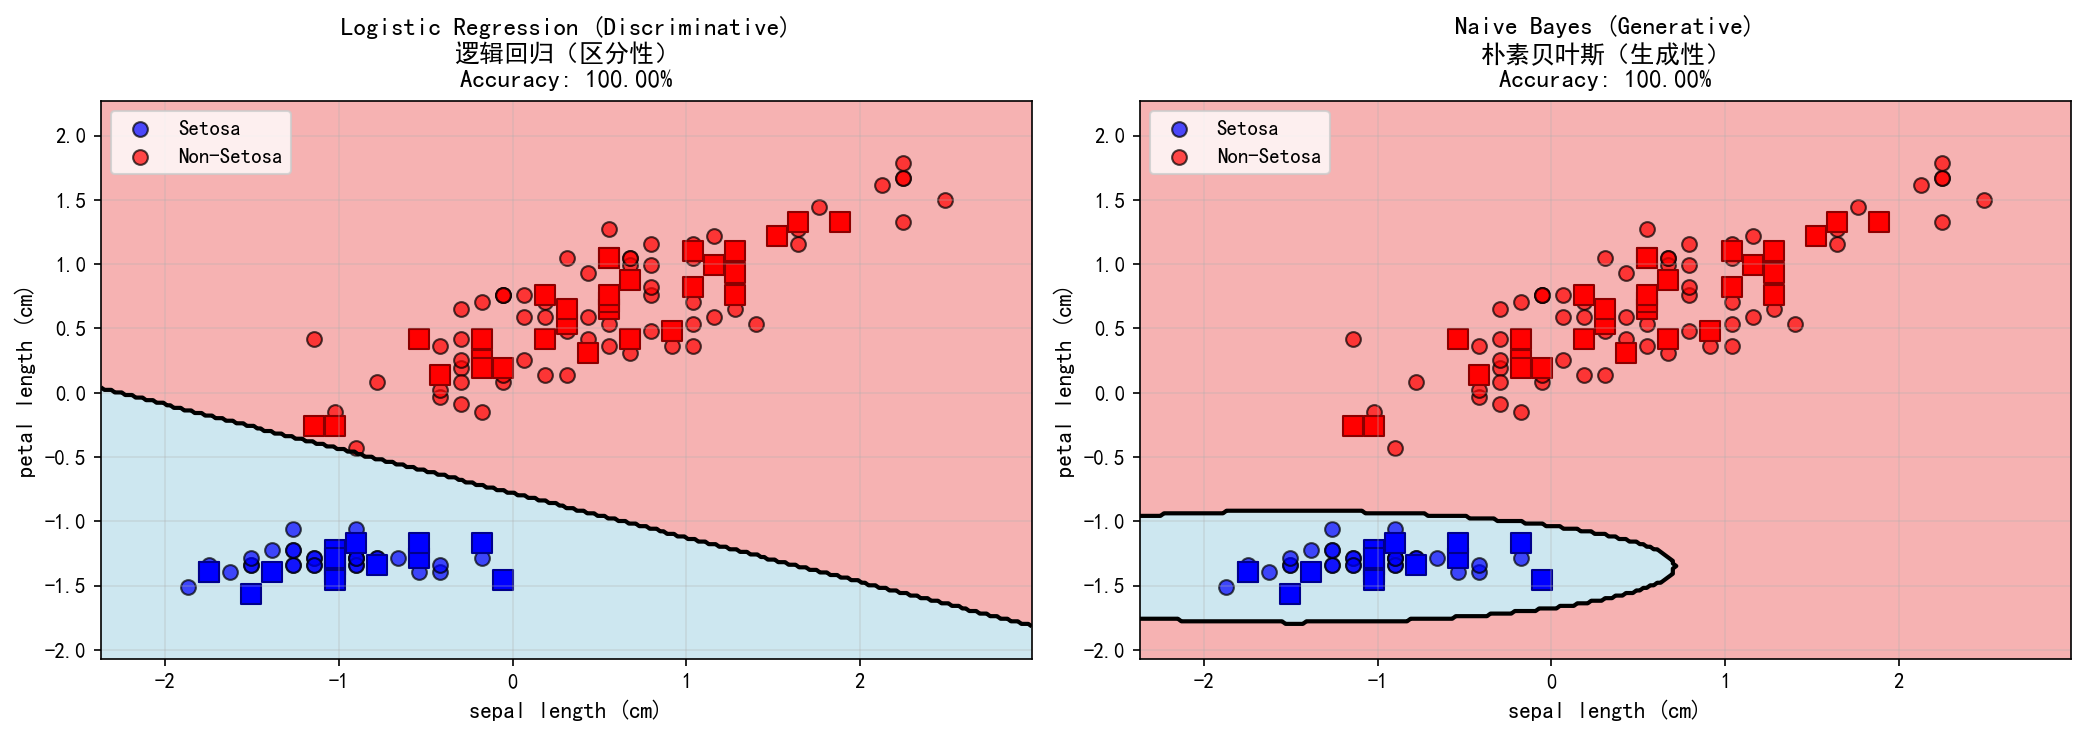

Python code for this plot:
"""
区分性模型 vs 生成性模型：完整对比
===========================================
演示：
  1. 逻辑回归（Logistic Regression） - 区分性模型
  2. 朴素贝叶斯（Naive Bayes） - 生成性模型

核心对比：
  - 区分性：直接学习 P(y|x) 的决策边界
  - 生成性：先学 P(x|y) 和 P(y)，再用贝叶斯公式求 P(y|x)
"""

import numpy as np
import pandas as pd
import matplotlib.pyplot as plt
from sklearn.datasets import load_iris
from sklearn.model_selection import train_test_split
from sklearn.preprocessing import StandardScaler
from sklearn.linear_model import LogisticRegression
from sklearn.naive_bayes import GaussianNB
from sklearn.metrics import accuracy_score, confusion_matrix, classification_report
import seaborn as sns

# 设置中文字体
plt.rcParams['font.sans-serif'] = ['SimHei', 'DejaVu Sans']
plt.rcParams['axes.unicode_minus'] = False

# ==================== 1. 数据准备 ====================
print("=" * 70)
print("区分性模型 vs 生成性模型对比")
print("=" * 70)

iris = load_iris()
X = iris.data
y = iris.target
target_names = iris.target_names

# 二分类：Setosa vs 非Setosa
y_binary = (y != 0).astype(int)
binary_names = ['Setosa', 'Non-Setosa']

# 使用2个特征
feature_indices = [0, 2]  # Sepal Length, Petal Length
X_2d = X[:, feature_indices]

scaler = StandardScaler()
X_2d_scaled = scaler.fit_transform(X_2d)

X_train, X_test, y_train, y_test = train_test_split(
    X_2d_scaled, y_binary, test_size=0.3, random_state=42, stratify=y_binary
)

print(f"\n数据集: {X_train.shape[0]} 训练样本, {X_test.shape[0]} 测试样本")
print(f"类别分布: Setosa={np.sum(y_binary==0)}, Non-Setosa={np.sum(y_binary==1)}")

# ==================== 2. 模型训练 ====================
print("\n" + "=" * 70)
print("2. 模型训练与评估")
print("=" * 70)

# ========== 逻辑回归（区分性模型） ==========
print("\n【逻辑回归 - 区分性模型】")
print("-" * 70)

lr_model = LogisticRegression(random_state=42, max_iter=1000)
lr_model.fit(X_train, y_train)

lr_train_acc = accuracy_score(y_train, lr_model.predict(X_train))
lr_test_acc = accuracy_score(y_test, lr_model.predict(X_test))
lr_pred = lr_model.predict(X_test)
lr_proba = lr_model.predict_proba(X_test)

print(f"训练准确率: {lr_train_acc:.4f}")
print(f"测试准确率: {lr_test_acc:.4f}")
print(f"模型参数:")
print(f"  - 权重 w: {lr_model.coef_[0]}")
print(f"  - 截距 b: {lr_model.intercept_[0]:.4f}")
print(f"  - 决策函数: P(y|x) = σ(w·x + b)")

# ========== 朴素贝叶斯（生成性模型） ==========
print("\n【朴素贝叶斯 - 生成性模型】")
print("-" * 70)

nb_model = GaussianNB()
nb_model.fit(X_train, y_train)

nb_train_acc = accuracy_score(y_train, nb_model.predict(X_train))
nb_test_acc = accuracy_score(y_test, nb_model.predict(X_test))
nb_pred = nb_model.predict(X_test)
nb_proba = nb_model.predict_proba(X_test)

print(f"训练准确率: {nb_train_acc:.4f}")
print(f"测试准确率: {nb_test_acc:.4f}")
print(f"模型参数（per class均值和方差）:")
for i in range(2):
    print(f"  - 类别 {binary_names[i]}:")
    print(f"    均值: {nb_model.theta_[i]}")
    print(f"    方差: {nb_model.var_[i]}")
print(f"  - 先验概率 P(y):")
for i, name in enumerate(binary_names):
    print(f"    P({name}) = {nb_model.class_prior_[i]:.4f}")

# ==================== 3. 性能对比 ====================
print("\n" + "=" * 70)
print("3. 模型性能对比")
print("=" * 70)

comparison_data = {
    '指标': ['训练准确率', '测试准确率', '过拟合度(train-test)'],
    '逻辑回归': [f'{lr_train_acc:.4f}', f'{lr_test_acc:.4f}', f'{lr_train_acc-lr_test_acc:.4f}'],
    '朴素贝叶斯': [f'{nb_train_acc:.4f}', f'{nb_test_acc:.4f}', f'{nb_train_acc-nb_test_acc:.4f}']
}

df_comparison = pd.DataFrame(comparison_data)
print("\n" + df_comparison.to_string(index=False))

# ==================== 4. 决策边界对比可视化 ====================
print("\n生成决策边界对比图...")

h = 0.02
x_min, x_max = X_2d_scaled[:, 0].min() - 0.5, X_2d_scaled[:, 0].max() + 0.5
y_min, y_max = X_2d_scaled[:, 1].min() - 0.5, X_2d_scaled[:, 1].max() + 0.5

xx, yy = np.meshgrid(np.arange(x_min, x_max, h),
                     np.arange(y_min, y_max, h))

fig, axes = plt.subplots(1, 2, figsize=(14, 5))

# ========== 左：逻辑回归 ==========
Z_lr = lr_model.predict(np.c_[xx.ravel(), yy.ravel()])
Z_lr = Z_lr.reshape(xx.shape)

ax = axes[0]
ax.contourf(xx, yy, Z_lr, levels=[0, 0.5, 1], colors=['lightblue', 'lightcoral'], alpha=0.6)
ax.contour(xx, yy, Z_lr, levels=[0.5], colors='black', linewidths=2)

ax.scatter(X_train[y_train == 0, 0], X_train[y_train == 0, 1],
          c='blue', marker='o', label='Setosa', s=50, edgecolors='k', alpha=0.7)
ax.scatter(X_train[y_train == 1, 0], X_train[y_train == 1, 1],
          c='red', marker='o', label='Non-Setosa', s=50, edgecolors='k', alpha=0.7)

ax.scatter(X_test[y_test == 0, 0], X_test[y_test == 0, 1],
          c='blue', marker='s', s=100, edgecolors='darkblue')
ax.scatter(X_test[y_test == 1, 0], X_test[y_test == 1, 1],
          c='red', marker='s', s=100, edgecolors='darkred')

ax.set_xlabel(iris.feature_names[feature_indices[0]], fontsize=11)
ax.set_ylabel(iris.feature_names[feature_indices[1]], fontsize=11)
ax.set_title(f'Logistic Regression (Discriminative)\n逻辑回归（区分性）\nAccuracy: {lr_test_acc:.2%}', fontsize=12, fontweight='bold')
ax.legend(loc='best')
ax.grid(alpha=0.3)

# ========== 右：朴素贝叶斯 ==========
Z_nb = nb_model.predict(np.c_[xx.ravel(), yy.ravel()])
Z_nb = Z_nb.reshape(xx.shape)

ax = axes[1]
ax.contourf(xx, yy, Z_nb, levels=[0, 0.5, 1], colors=['lightblue', 'lightcoral'], alpha=0.6)
ax.contour(xx, yy, Z_nb, levels=[0.5], colors='black', linewidths=2)

ax.scatter(X_train[y_train == 0, 0], X_train[y_train == 0, 1],
          c='blue', marker='o', label='Setosa', s=50, edgecolors='k', alpha=0.7)
ax.scatter(X_train[y_train == 1, 0], X_train[y_train == 1, 1],
          c='red', marker='o', label='Non-Setosa', s=50, edgecolors='k', alpha=0.7)

ax.scatter(X_test[y_test == 0, 0], X_test[y_test == 0, 1],
          c='blue', marker='s', s=100, edgecolors='darkblue')
ax.scatter(X_test[y_test == 1, 0], X_test[y_test == 1, 1],
          c='red', marker='s', s=100, edgecolors='darkred')

ax.set_xlabel(iris.feature_names[feature_indices[0]], fontsize=11)
ax.set_ylabel(iris.feature_names[feature_indices[1]], fontsize=11)
ax.set_title(f'Naive Bayes (Generative)\n朴素贝叶斯（生成性）\nAccuracy: {nb_test_acc:.2%}', fontsize=12, fontweight='bold')
ax.legend(loc='best')
ax.grid(alpha=0.3)

plt.tight_layout()
plt.savefig('discriminative_vs_generative.png', dpi=150, bbox_inches='tight')
print("[OK] 已保存：discriminative_vs_generative.png")
plt.show()  # 用户关闭窗口后继续

# ==================== 5. 混淆矩阵对比 ====================
print("\n生成混淆矩阵对比图...")

fig, axes = plt.subplots(1, 2, figsize=(12, 4))

# 逻辑回归混淆矩阵
cm_lr = confusion_matrix(y_test, lr_pred)
sns.heatmap(cm_lr, annot=True, fmt='d', cmap='Blues', ax=axes[0], cbar=True,
           xticklabels=binary_names, yticklabels=binary_names)
axes[0].set_ylabel('True Label / 真标签')
axes[0].set_xlabel('Predicted Label / 预测标签')
axes[0].set_title(f'Logistic Regression\n逻辑回归 (Accuracy: {lr_test_acc:.2%})', fontweight='bold')

# 朴素贝叶斯混淆矩阵
cm_nb = confusion_matrix(y_test, nb_pred)
sns.heatmap(cm_nb, annot=True, fmt='d', cmap='Greens', ax=axes[1], cbar=True,
           xticklabels=binary_names, yticklabels=binary_names)
axes[1].set_ylabel('True Label / 真标签')
axes[1].set_xlabel('Predicted Label / 预测标签')
axes[1].set_title(f'Naive Bayes\n朴素贝叶斯 (Accuracy: {nb_test_acc:.2%})', fontweight='bold')

plt.tight_layout()
plt.savefig('confusion_matrix_comparison.png', dpi=150, bbox_inches='tight')
print("[OK] 已保存：confusion_matrix_comparison.png")
plt.show()

# ==================== 6. 预测概率分布对比 ====================
print("\n生成预测概率分布对比图...")

fig, axes = plt.subplots(1, 2, figsize=(13, 5))

# 逻辑回归
ax = axes[0]
proba_lr_setosa = lr_proba[:, 0]
ax.hist(proba_lr_setosa[y_test == 0], bins=15, alpha=0.6, label='True Setosa / 真实Setosa', color='blue', edgecolor='black')
ax.hist(proba_lr_setosa[y_test == 1], bins=15, alpha=0.6, label='True Non-Setosa / 真实非Setosa', color='red', edgecolor='black')
ax.axvline(x=0.5, color='black', linestyle='--', linewidth=2, label='Decision Threshold / 决策阈值')
ax.set_xlabel('P(Setosa|x)', fontsize=11)
ax.set_ylabel('Frequency / 频数')
ax.set_title('Logistic Regression - Probability Distribution\n逻辑回归 - 预测概率分布', fontsize=12, fontweight='bold')
ax.legend()
ax.grid(alpha=0.3, axis='y')

# 朴素贝叶斯
ax = axes[1]
proba_nb_setosa = nb_proba[:, 0]
ax.hist(proba_nb_setosa[y_test == 0], bins=15, alpha=0.6, label='True Setosa / 真实Setosa', color='blue', edgecolor='black')
ax.hist(proba_nb_setosa[y_test == 1], bins=15, alpha=0.6, label='True Non-Setosa / 真实非Setosa', color='red', edgecolor='black')
ax.axvline(x=0.5, color='black', linestyle='--', linewidth=2, label='Decision Threshold / 决策阈值')
ax.set_xlabel('P(Setosa|x)', fontsize=11)
ax.set_ylabel('Frequency / 频数')
ax.set_title('Naive Bayes - Probability Distribution\n朴素贝叶斯 - 预测概率分布', fontsize=12, fontweight='bold')
ax.legend()
ax.grid(alpha=0.3, axis='y')

plt.tight_layout()
plt.savefig('probability_distribution_comparison.png', dpi=150, bbox_inches='tight')
print("[OK] 已保存：probability_distribution_comparison.png")
plt.show()

# ==================== 7. 概率热力图对比 ====================
print("\n生成概率热力图对比...")

fig, axes = plt.subplots(1, 2, figsize=(14, 5))

# 逻辑回归概率
Z_lr_proba = lr_model.predict_proba(np.c_[xx.ravel(), yy.ravel()])[:, 0]
Z_lr_proba = Z_lr_proba.reshape(xx.shape)

ax = axes[0]
contourf = ax.contourf(xx, yy, Z_lr_proba, levels=15, cmap='RdBu_r', alpha=0.8)
ax.scatter(X_2d_scaled[y_binary == 0, 0], X_2d_scaled[y_binary == 0, 1],
          c='blue', marker='o', s=40, edgecolors='white', linewidth=0.5, alpha=0.7)
ax.scatter(X_2d_scaled[y_binary == 1, 0], X_2d_scaled[y_binary == 1, 1],
          c='red', marker='^', s=40, edgecolors='white', linewidth=0.5, alpha=0.7)
ax.set_xlabel(iris.feature_names[feature_indices[0]], fontsize=11)
ax.set_ylabel(iris.feature_names[feature_indices[1]], fontsize=11)
ax.set_title('Logistic Regression - P(Setosa|x) Heatmap\n逻辑回归 - P(Setosa|x) 热力图', fontsize=12, fontweight='bold')
cbar = plt.colorbar(contourf, ax=ax)
cbar.set_label('Probability / 概率', fontsize=10)

# 朴素贝叶斯概率
Z_nb_proba = nb_model.predict_proba(np.c_[xx.ravel(), yy.ravel()])[:, 0]
Z_nb_proba = Z_nb_proba.reshape(xx.shape)

ax = axes[1]
contourf = ax.contourf(xx, yy, Z_nb_proba, levels=15, cmap='RdBu_r', alpha=0.8)
ax.scatter(X_2d_scaled[y_binary == 0, 0], X_2d_scaled[y_binary == 0, 1],
          c='blue', marker='o', s=40, edgecolors='white', linewidth=0.5, alpha=0.7)
ax.scatter(X_2d_scaled[y_binary == 1, 0], X_2d_scaled[y_binary == 1, 1],
          c='red', marker='^', s=40, edgecolors='white', linewidth=0.5, alpha=0.7)
ax.set_xlabel(iris.feature_names[feature_indices[0]], fontsize=11)
ax.set_ylabel(iris.feature_names[feature_indices[1]], fontsize=11)
ax.set_title('Naive Bayes - P(Setosa|x) Heatmap\n朴素贝叶斯 - P(Setosa|x) 热力图', fontsize=12, fontweight='bold')
cbar = plt.colorbar(contourf, ax=ax)
cbar.set_label('Probability / 概率', fontsize=10)

plt.tight_layout()
plt.savefig('probability_heatmap_comparison.png', dpi=150, bbox_inches='tight')
print("[OK] 已保存：probability_heatmap_comparison.png")
plt.show()

# ==================== 8. 详细分类报告 ====================
print("\n" + "=" * 70)
print("4. 详细分类报告")
print("=" * 70)

print("\n【逻辑回归】")
print("-" * 70)
print(classification_report(y_test, lr_pred, target_names=binary_names))

print("\n【朴素贝叶斯】")
print("-" * 70)
print(classification_report(y_test, nb_pred, target_names=binary_names))

# ==================== 9. 概念总结表 ====================
print("\n" + "=" * 70)
print("5. 区分性模型 vs 生成性模型 - 概念总结")
print("=" * 70)

summary_table = pd.DataFrame({
    '维度': [
        '建模目标',
        '数学形式',
        '核心思想',
        '代表模型',
        '关键特点',
        '优点',
        '缺点',
        '适用场景'
    ],
    '区分性模型 (Discriminative)': [
        '直接学习决策边界 P(y|x)',
        'P(C₁|x) = σ(w·x + b)',
        '不关心数据是怎么生成的，只找 "怎么区分" 的规则',
        '逻辑回归、SVM、决策树、神经网络',
        '1. 专注分类边界，区分能力强\n2. 不需要对数据分布假设\n3. 不能生成新样本',
        '准确率通常较高，特别是边界区分',
        '对边界外的数据泛化能力弱，容易过拟合',
        '分类、回归等预测任务'
    ],
    '生成性模型 (Generative)': [
        '先建模数据分布 P(x|y)，再求 P(y|x)',
        'P(y|x) = P(x|y)P(y) / P(x)',
        '先学每一类数据 "长什么样"，再看新样本更像哪一类的分布',
        '朴素贝叶斯、GDA、HMM、GAN、VAE',
        '1. 对数据分布有明确假设\n2. 抗噪声、对小数据鲁棒\n3. 可以生成新的模拟样本',
        '在数据不足、噪声多时更稳定；可生成数据',
        '分布假设错误时性能下降；计算量通常较大',
        '数据不足、噪声多的场景；数据生成任务'
    ]
})

print("\n" + summary_table.to_string(index=False))

print("\n" + "=" * 70)
print("完成！已生成所有对比图表。")
print("=" * 70)
